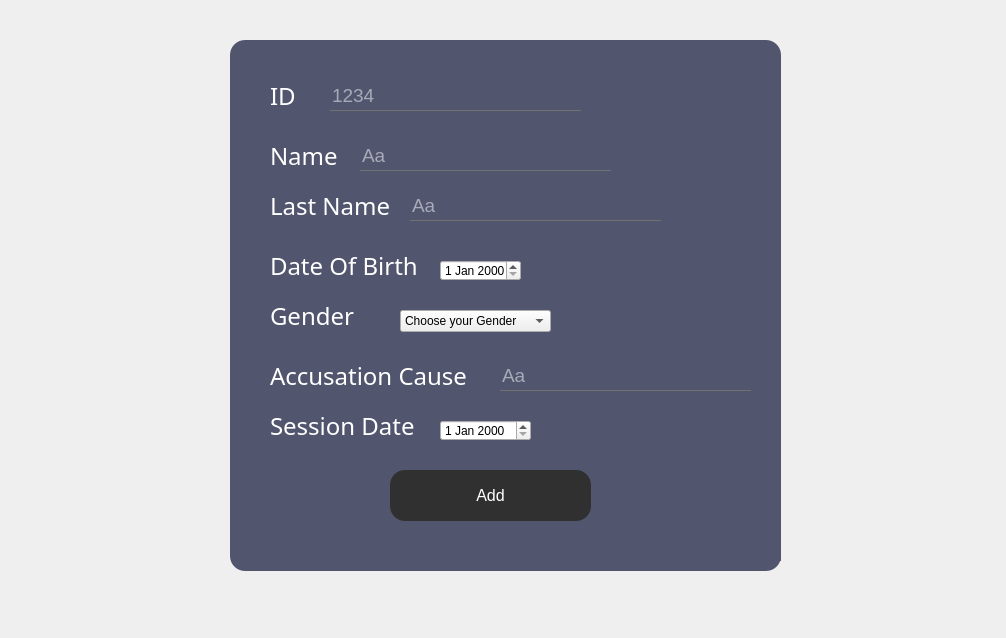
<?xml version="1.0" encoding="UTF-8"?>
<ui version="4.0">
 <class>Dialog</class>
 <widget class="QDialog" name="Dialog">
  <property name="geometry">
   <rect>
    <x>0</x>
    <y>0</y>
    <width>1006</width>
    <height>638</height>
   </rect>
  </property>
  <property name="windowTitle">
   <string>Dialog</string>
  </property>
  <property name="styleSheet">
   <string notr="true">*{
    background:url(C:/Users/MAHOX/OneDrive/Desktop/HMR.jpg) ;
}</string>
  </property>
  <widget class="QFrame" name="Add_Accused">
   <property name="geometry">
    <rect>
     <x>230</x>
     <y>40</y>
     <width>551</width>
     <height>531</height>
    </rect>
   </property>
   <property name="styleSheet">
    <string notr="true">QFrame
{
	background:#51556e;
    border-radius:15px;
}</string>
   </property>
   <property name="frameShape">
    <enum>QFrame::StyledPanel</enum>
   </property>
   <property name="frameShadow">
    <enum>QFrame::Raised</enum>
   </property>
   <widget class="QLabel" name="label_8">
    <property name="geometry">
     <rect>
      <x>490</x>
      <y>350</y>
      <width>231</width>
      <height>171</height>
     </rect>
    </property>
    <property name="text">
     <string/>
    </property>
    <property name="pixmap">
     <pixmap>D:/QTprojet/smart court.png</pixmap>
    </property>
    <property name="scaledContents">
     <bool>true</bool>
    </property>
   </widget>
   <widget class="QLabel" name="label_9">
    <property name="geometry">
     <rect>
      <x>40</x>
      <y>30</y>
      <width>111</width>
      <height>51</height>
     </rect>
    </property>
    <property name="styleSheet">
     <string notr="true">*{
    font-family:century gothic;
    font-size:24px;
	color:white;
}

</string>
    </property>
    <property name="text">
     <string>ID</string>
    </property>
   </widget>
   <widget class="QLineEdit" name="Lid">
    <property name="geometry">
     <rect>
      <x>100</x>
      <y>40</y>
      <width>251</width>
      <height>31</height>
     </rect>
    </property>
    <property name="font">
     <font>
      <pointsize>14</pointsize>
     </font>
    </property>
    <property name="acceptDrops">
     <bool>true</bool>
    </property>
    <property name="styleSheet">
     <string notr="true">*{
background:transparent;
border:none;
color:white;
border-bottom:1px solid #717072;
}</string>
    </property>
    <property name="inputMask">
     <string/>
    </property>
    <property name="text">
     <string/>
    </property>
    <property name="maxLength">
     <number>32767</number>
    </property>
    <property name="echoMode">
     <enum>QLineEdit::Normal</enum>
    </property>
    <property name="placeholderText">
     <string>1234</string>
    </property>
   </widget>
   <widget class="QLabel" name="label_10">
    <property name="geometry">
     <rect>
      <x>40</x>
      <y>90</y>
      <width>111</width>
      <height>51</height>
     </rect>
    </property>
    <property name="styleSheet">
     <string notr="true">*{
    font-family:century gothic;
    font-size:24px;
	color:white;
}

</string>
    </property>
    <property name="text">
     <string>Name</string>
    </property>
   </widget>
   <widget class="QLineEdit" name="Lname">
    <property name="geometry">
     <rect>
      <x>130</x>
      <y>100</y>
      <width>251</width>
      <height>31</height>
     </rect>
    </property>
    <property name="font">
     <font>
      <pointsize>14</pointsize>
     </font>
    </property>
    <property name="acceptDrops">
     <bool>true</bool>
    </property>
    <property name="styleSheet">
     <string notr="true">*{
background:transparent;
border:none;
color:white;
border-bottom:1px solid #717072;
}</string>
    </property>
    <property name="inputMask">
     <string/>
    </property>
    <property name="text">
     <string/>
    </property>
    <property name="maxLength">
     <number>32767</number>
    </property>
    <property name="echoMode">
     <enum>QLineEdit::Normal</enum>
    </property>
    <property name="placeholderText">
     <string>Aa</string>
    </property>
   </widget>
   <widget class="QLabel" name="label_11">
    <property name="geometry">
     <rect>
      <x>40</x>
      <y>140</y>
      <width>141</width>
      <height>51</height>
     </rect>
    </property>
    <property name="styleSheet">
     <string notr="true">*{
    font-family:century gothic;
    font-size:24px;
	color:white;
}

</string>
    </property>
    <property name="text">
     <string>Last Name</string>
    </property>
   </widget>
   <widget class="QLineEdit" name="Llastname">
    <property name="geometry">
     <rect>
      <x>180</x>
      <y>150</y>
      <width>251</width>
      <height>31</height>
     </rect>
    </property>
    <property name="font">
     <font>
      <pointsize>14</pointsize>
     </font>
    </property>
    <property name="acceptDrops">
     <bool>true</bool>
    </property>
    <property name="styleSheet">
     <string notr="true">*{
background:transparent;
border:none;
color:white;
border-bottom:1px solid #717072;
}</string>
    </property>
    <property name="inputMask">
     <string/>
    </property>
    <property name="text">
     <string/>
    </property>
    <property name="maxLength">
     <number>32767</number>
    </property>
    <property name="echoMode">
     <enum>QLineEdit::Normal</enum>
    </property>
    <property name="placeholderText">
     <string>Aa</string>
    </property>
   </widget>
   <widget class="QLabel" name="label_12">
    <property name="geometry">
     <rect>
      <x>40</x>
      <y>310</y>
      <width>251</width>
      <height>51</height>
     </rect>
    </property>
    <property name="styleSheet">
     <string notr="true">*{
    font-family:century gothic;
    font-size:24px;
	color:white;
}

</string>
    </property>
    <property name="text">
     <string>Accusation Cause</string>
    </property>
   </widget>
   <widget class="QDateEdit" name="LDate_B">
    <property name="geometry">
     <rect>
      <x>210</x>
      <y>220</y>
      <width>81</width>
      <height>21</height>
     </rect>
    </property>
   </widget>
   <widget class="QLabel" name="label_13">
    <property name="geometry">
     <rect>
      <x>40</x>
      <y>200</y>
      <width>161</width>
      <height>51</height>
     </rect>
    </property>
    <property name="styleSheet">
     <string notr="true">*{
    font-family:century gothic;
    font-size:24px;
	color:white;
}

</string>
    </property>
    <property name="text">
     <string>Date Of Birth</string>
    </property>
   </widget>
   <widget class="QLabel" name="label_14">
    <property name="geometry">
     <rect>
      <x>40</x>
      <y>250</y>
      <width>101</width>
      <height>51</height>
     </rect>
    </property>
    <property name="styleSheet">
     <string notr="true">*{
    font-family:century gothic;
    font-size:24px;
	color:white;
}

</string>
    </property>
    <property name="text">
     <string>Gender</string>
    </property>
   </widget>
   <widget class="QLabel" name="label_17">
    <property name="geometry">
     <rect>
      <x>40</x>
      <y>360</y>
      <width>171</width>
      <height>51</height>
     </rect>
    </property>
    <property name="styleSheet">
     <string notr="true">*{
    font-family:century gothic;
    font-size:24px;
	color:white;
}

</string>
    </property>
    <property name="text">
     <string>Session Date</string>
    </property>
   </widget>
   <widget class="QDateEdit" name="LDate_S">
    <property name="geometry">
     <rect>
      <x>210</x>
      <y>380</y>
      <width>91</width>
      <height>21</height>
     </rect>
    </property>
   </widget>
   <widget class="QLineEdit" name="Lacc_cause">
    <property name="geometry">
     <rect>
      <x>270</x>
      <y>320</y>
      <width>251</width>
      <height>31</height>
     </rect>
    </property>
    <property name="font">
     <font>
      <pointsize>14</pointsize>
     </font>
    </property>
    <property name="acceptDrops">
     <bool>true</bool>
    </property>
    <property name="styleSheet">
     <string notr="true">*{
background:transparent;
border:none;
color:white;
border-bottom:1px solid #717072;
}</string>
    </property>
    <property name="inputMask">
     <string/>
    </property>
    <property name="text">
     <string/>
    </property>
    <property name="maxLength">
     <number>32767</number>
    </property>
    <property name="echoMode">
     <enum>QLineEdit::Normal</enum>
    </property>
    <property name="placeholderText">
     <string>Aa</string>
    </property>
   </widget>
   <widget class="QComboBox" name="Gender">
    <property name="geometry">
     <rect>
      <x>170</x>
      <y>270</y>
      <width>151</width>
      <height>22</height>
     </rect>
    </property>
    <item>
     <property name="text">
      <string>Choose your Gender</string>
     </property>
    </item>
    <item>
     <property name="text">
      <string>Male</string>
     </property>
    </item>
    <item>
     <property name="text">
      <string>Female</string>
     </property>
    </item>
   </widget>
   <widget class="QPushButton" name="add__acc">
    <property name="geometry">
     <rect>
      <x>160</x>
      <y>430</y>
      <width>201</width>
      <height>51</height>
     </rect>
    </property>
    <property name="font">
     <font>
      <pointsize>12</pointsize>
     </font>
    </property>
    <property name="styleSheet">
     <string notr="true">*{
color:white;
border-radius: 15px;
background:#303030;
}

*:hover
{
	color:#303030;
	border-radius:15px;
	background:white
}</string>
    </property>
    <property name="text">
     <string>Add</string>
    </property>
   </widget>
  </widget>
 </widget>
 <resources/>
 <connections/>
</ui>
